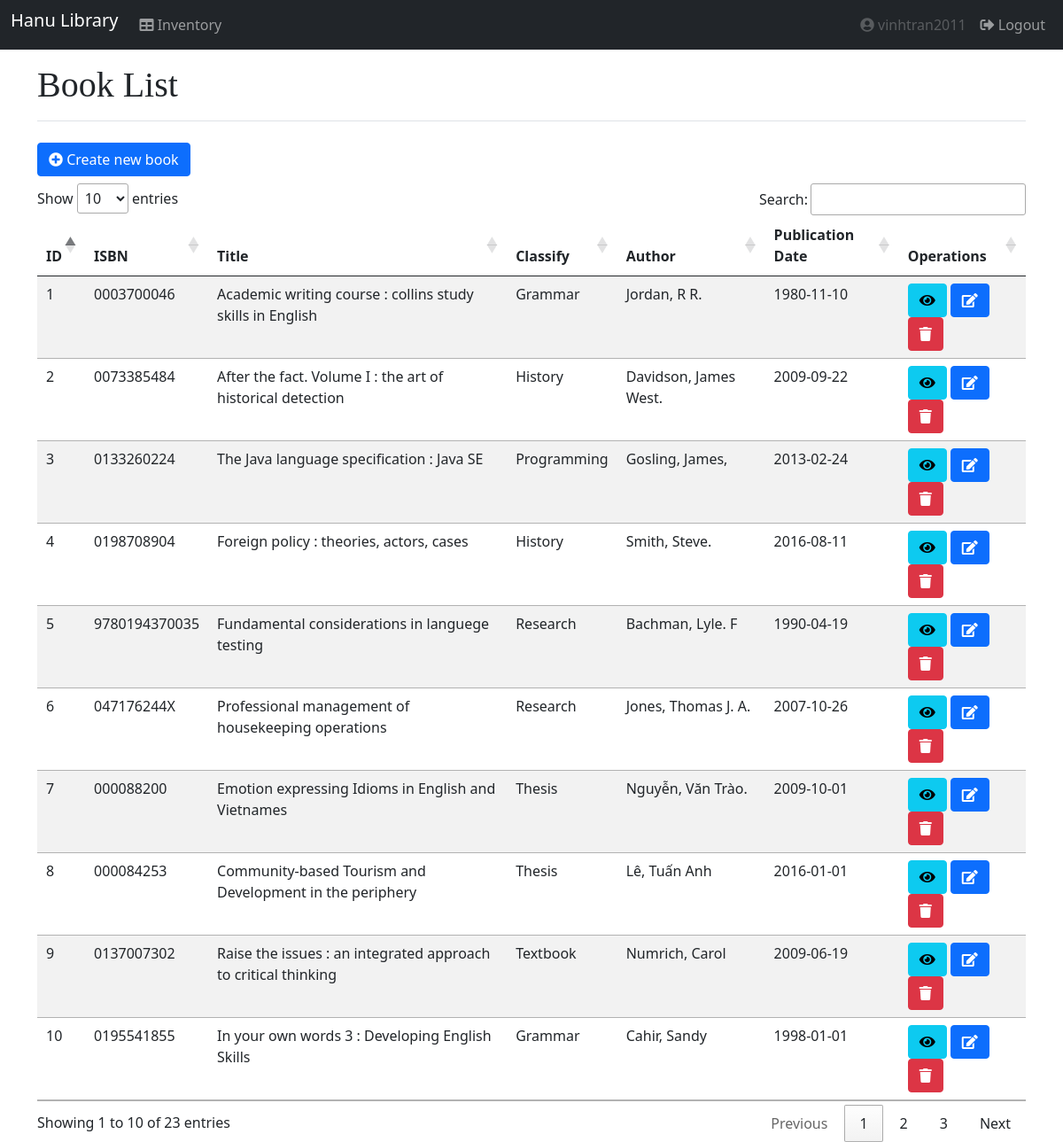
The app's page /Inventory/inventory.php (signed in) with its own data.
### tables this page shows
CREATE TABLE `inventory` (
  `id` int(11) NOT NULL,
  `isbn` varchar(20) NOT NULL,
  `title` varchar(100) NOT NULL,
  `classify` varchar(20) NOT NULL,
  `author` varchar(30) NOT NULL,
  `publication_date` date NOT NULL
);

### Inventory/inventory.php (the view, shortened to what this page needs)
<?php
include_once('../Database/config.php');
$sql = "SELECT * FROM inventory";
$result = $mysqli->query($sql);
$rows = [];
if ($result) {
    $rows = $result->fetch_all(MYSQLI_ASSOC);
}
?>
<!DOCTYPE html>
<html lang="en">
<head>
    <link href="https://cdn.jsdelivr.net/npm/bootstrap@5.0.0-beta3/dist/css/bootstrap.min.css" rel="stylesheet">
    <link rel="stylesheet" href="https://cdnjs.cloudflare.com/ajax/libs/font-awesome/5.15.3/css/all.min.css" />
    <link rel="stylesheet" href="//cdn.datatables.net/1.10.24/css/jquery.dataTables.min.css" />
    <link rel="stylesheet" href="../assets/css/font.css">
</head>
<body>
    <nav class="navbar navbar-expand-lg navbar-dark bg-dark">
        <div class="container-fluid">
            <ul class="navbar-nav ml-auto">
                <li>
                    <a class="navbar-brand" href="home.php">Hanu Library</a>
                </li>
                <li class="nav-item active">
                    <a class="nav-link" href="#"><i class="fas fa-table"></i> Inventory</a>
                </li>
            </ul>
            <ul class="navbar-nav mr-auto">
                <li class="nav-item active">
                    <a class="nav-link disabled"><i class="fas fa-user-circle"></i> <?php echo $_SESSION['username']; ?></a>
                </li>
                <li class="nav-item active">
                    <a class="nav-link" href="../User/logout.php"><i class="fas fa-sign-out-alt"></i> Logout</a>
                </li>
            </ul>
        </div>
    </nav>
    <div class="container">
        <h1 class="border-bottom mt-3 mb-2 pb-3">Book List</h1>
        <a class="btn btn-primary mt-3 mb-2" href="create.php"><i class="fas fa-plus-circle"></i> Create new book</a>
        <table class="table table-striped" id="books">
            <thead>
                <tr>
                    <th>ID</th>
                    <th>ISBN</th>
                    <th>Title</th>
                    <th>Classify</th>
                    <th>Author</th>
                    <th>Publication Date</th>
                    <th>Operations</th>
                </tr>
            </thead>
            <tbody>
                <?php if (count($rows) == 0) : ?>
                    <tr>
                        <td colspan="7" style="text-align: center;">No records</td>
                    </tr>
                <?php else : ?>
                    <?php foreach ($rows as $row) : ?>
                        <tr>
                            <td><?php echo $row['id'] ?></td>
                            <td><?php echo $row['isbn'] ?></td>
                            <td><?php echo $row['title'] ?></td>
                            <td><?php echo $row['classify'] ?></td>
                            <td><?php echo $row['author'] ?></td>
                            <td><?php echo $row['publication_date'] ?></td>
                            <td>
                                <a class="btn btn-info" href="view.php?id=<?php echo $row['id']; ?>"><i class="fas fa-eye"></i></a>
                                <a class="btn btn-primary" href="update.php?id=<?php echo $row['id']; ?>"><i class="fas fa-edit"></i></a>
                                <a class="btn btn-danger" onclick="return confirmation(<?php echo $row['id'] ?>)"><i class="fas fa-trash"></i></a>
                            </td>
                        </tr>
                    <?php endforeach; ?>
                <?php endif; ?>
            </tbody>
        </table>
    </div>
</body>
</html>

### records on screen
inventory: id "1", isbn "0003700046", title "Academic writing course : collins study skills in English", classify "Grammar", author "Jordan, R R.", publication_date "1980-11-10"
inventory: id "2", isbn "0073385484", title "After the fact. Volume I : the art of historical detection", classify "History", author "Davidson, James West.", publication_date "2009-09-22"
inventory: id "3", isbn "0133260224", title "The Java language specification : Java SE", classify "Programming", author "Gosling, James,", publication_date "2013-02-24"
inventory: id "4", isbn "0198708904", title "Foreign policy : theories, actors, cases", classify "History", author "Smith, Steve.", publication_date "2016-08-11"
inventory: id "5", isbn "9780194370035", title "Fundamental considerations in languege testing", classify "Research", author "Bachman, Lyle. F", publication_date "1990-04-19"
inventory: id "6", isbn "047176244X", title "Professional management of housekeeping operations", classify "Research", author "Jones, Thomas J. A.", publication_date "2007-10-26"
inventory: id "7", isbn "000088200", title "Emotion expressing Idioms in English and Vietnames", classify "Thesis", author "Nguyễn, Văn Trào.", publication_date "2009-10-01"
inventory: id "8", isbn "000084253", title "Community-based Tourism and Development in the periphery", classify "Thesis", author "Lê, Tuấn Anh", publication_date "2016-01-01"
inventory: id "9", isbn "0137007302", title "Raise the issues : an integrated approach to critical thinking", classify "Textbook", author "Numrich, Carol", publication_date "2009-06-19"
inventory: id "10", isbn "0195541855", title "In your own words 3 : Developing English Skills", classify "Grammar", author "Cahir, Sandy", publication_date "1998-01-01"

### other values on screen
$_SESSION['username'] "vinhtran2011"
